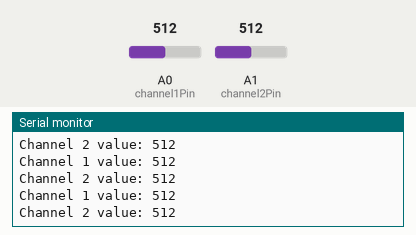
This sketch was run on a simulated Arduino Uno, built with avr-gcc and run on an emulated ATmega328P. Shown: the last lines printed to the serial monitor. The test bench sets the inputs (shaded band); at power-on: A0 (channel1Pin) = 512, A1 (channel2Pin) = 512.

Above: at 4.2 s.
4.3 s: A0 (channel1Pin) set to 985
At 4.42 s:
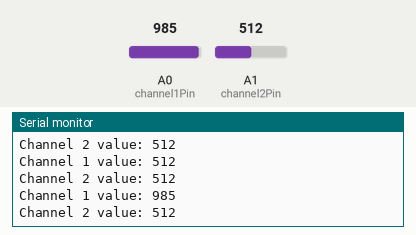
5.8 s: A0 (channel1Pin) set to 1007
At 5.94 s:
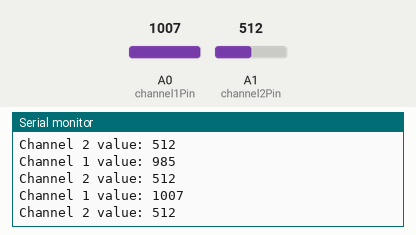
8.8 s: A1 (channel2Pin) set to 108
At 8.96 s:
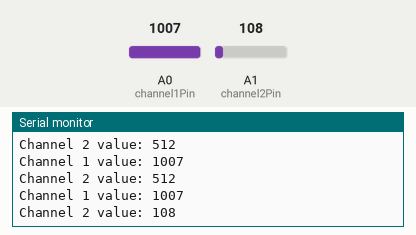
10.3 s: A1 (channel2Pin) set to 89
At 10.38 s:
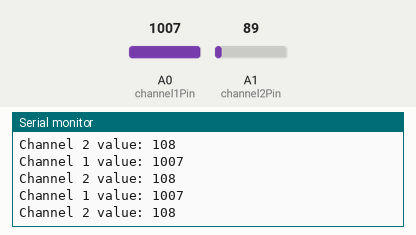
Timing chart, 0 to 12.8 s (numbered marks = the images above; inputs shaded):
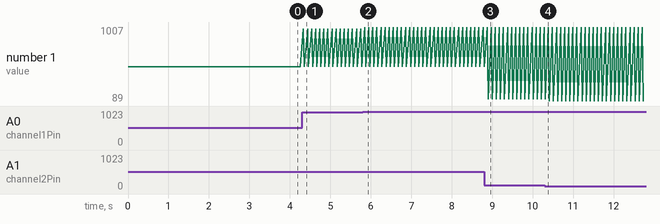

Measured:
- after the input at 4.3 s, the serial monitor: prints a new line at once (image 1)
- after the input at 5.8 s, the serial monitor: prints a new line after 0.05 s (image 2)
- after the input at 8.8 s, the serial monitor: prints a new line after 0.10 s (image 3)
- plotted number 1: 1007 → 89 after the input at 10.3 s

The sketch:

read_rc_val.ino
```cpp
int channel1Pin = 0; // The analog pin used to read channel 1
int channel2Pin = 1; // The analog pin used to read channel 2

void setup() {
  Serial.begin(9600); // Start serial communication at 9600 bps
}

void loop() {
  int channel1Value = analogRead(channel1Pin); // Read the value of channel 1
  int channel2Value = analogRead(channel2Pin); // Read the value of channel 2

  // Print the values to the serial monitor
  Serial.print("Channel 1 value: ");
  Serial.println(channel1Value);
  Serial.print("Channel 2 value: ");
  Serial.println(channel2Value);

  delay(100); // Wait for 100ms before reading again
}
```
